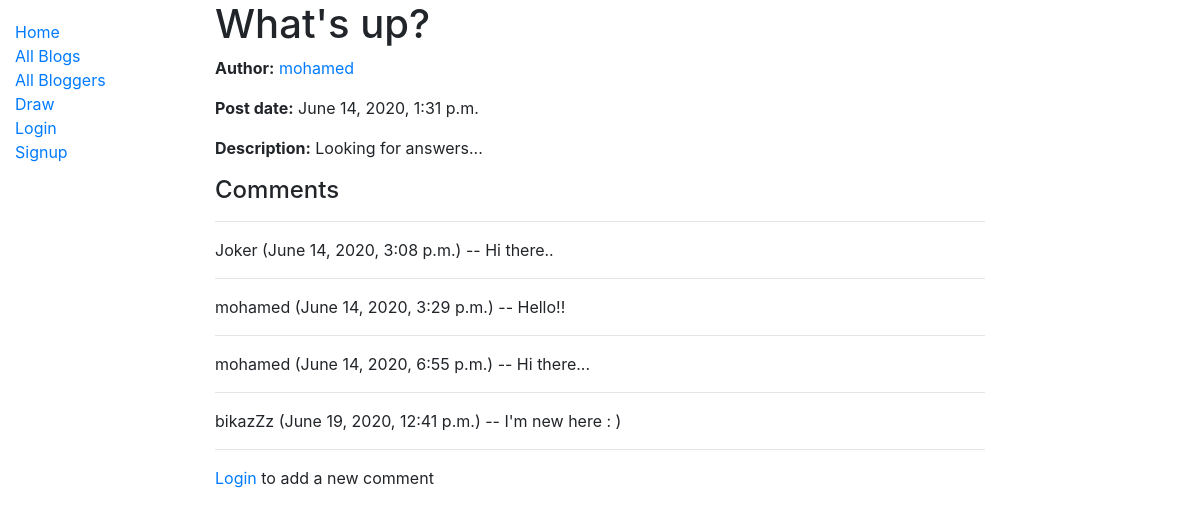
/blog/1, run on an earlier commit of the app's database.
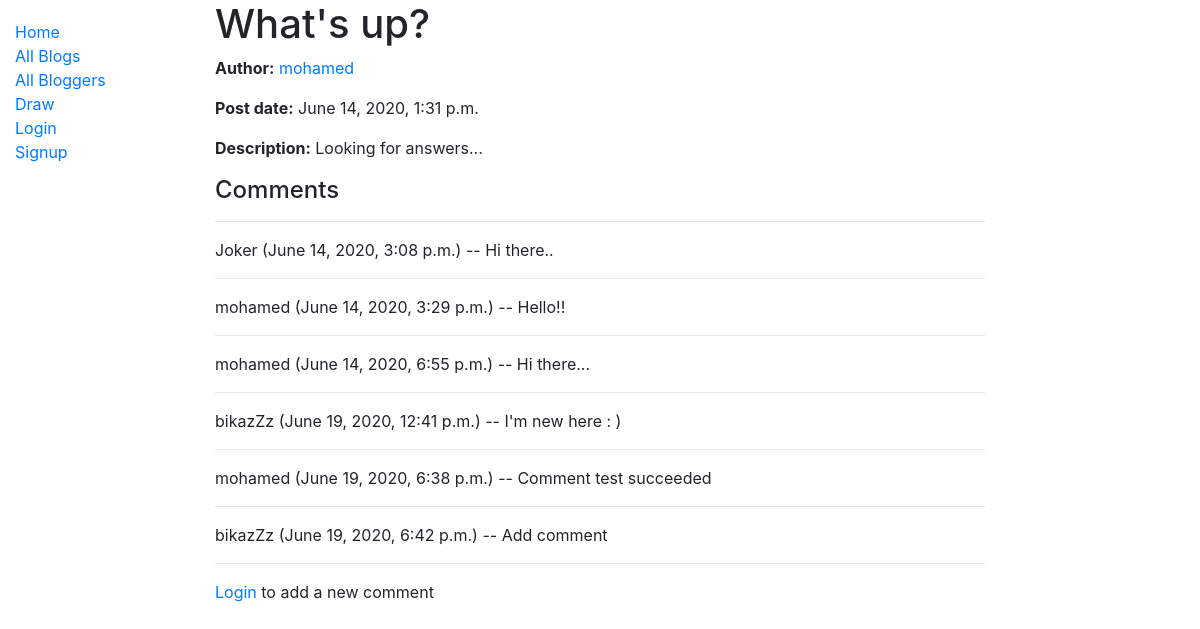
And on a later commit of the database.
### blog/models.py (models this page shows, shortened)
class Blog(models.Model):
    post = models.CharField(max_length=200)
    author = models.ForeignKey(Author, on_delete=models.SET_NULL, null=True, blank=True)
    description = models.TextField()
    date = models.DateTimeField(auto_now=True)

class Author(models.Model):
    name = models.OneToOneField(User, on_delete=models.SET_NULL, null=True)
    bio = models.TextField()
    class Meta:
        ordering = ['name']
    def __str__(self):
        return self.name.username
    def get_absolute_url(self):
        return reverse('author-detail', args=[str(self.id)])

class Comment(models.Model):
    comment_text = models.TextField(null=False)
    blog = models.ForeignKey(Blog, on_delete=models.CASCADE)
    author = models.ForeignKey(User, on_delete=models.SET_NULL, null=True, blank=True)
    date = models.DateTimeField(auto_now=True)
    def __str__(self):
        return self.comment_text

### blog/views.py (the view, shortened to what this page needs)
# urls.py: path('<int:pk>', views.BlogDetailView.as_view(), name='blog-detail'),
class BlogDetailView(FormMixin, generic.DetailView):
    model = Blog
    form_class = CommentForm
    def get_context_data(self, **kwargs):
        context = super(BlogDetailView, self).get_context_data(**kwargs)
        context['form'] = CommentForm()
        return context

### blog/templates/blog/blog_detail.html (shortened to what this page needs)
{% extends "base_generic.html" %}
{% block content %}
  <h1>{{ blog.post }}</h1>
  <p><strong>Author:</strong> <a href="{{ blog.author.get_absolute_url }}"> {{ blog.author }}</a></p>
  <p><strong>Post date:</strong> {{ blog.date }}</p>
  <p><strong>Description:</strong> {{ blog.description }}</p>
  <h4>Comments</h4>
  {% for comment in blog.comment_set.all %}
      <hr>
    <p>
        {{ comment.author }} ({{ comment.date }}) -- {{ comment }}
    </p>
    {% endfor %}
      <hr>
    {% if user.is_authenticated %}
  <form method="post" action="">
    {% csrf_token %}
    <div class="fieldWrapper" id="the_post">
        {{ form.as_p }}
    </div>
    <input type="submit" value="Comment">
  </form>
{% else %}
  <p><a href="{% url 'login'%}?next={{request.path}}">Login</a> to add a new comment</p>
{% endif %}
{% endblock %}

### blog/templates/base_generic.html (shortened to what this page needs)
<!DOCTYPE html>
<html lang="en">
<head>
  <link rel="stylesheet" href="https://stackpath.bootstrapcdn.com/bootstrap/4.1.3/css/bootstrap.min.css">
  {% load static %}
  <link rel="stylesheet" href="{% static 'css/styles.css' %}">
</head>
<body>
  <div class="container-fluid">
    <div class="row">
      <div class="col-sm-2">
      {% block sidebar %}
        <ul class="sidebar-nav">
            <li><a href="{% url 'index' %}">Home</a></li>
            <li><a href="{% url 'blogs' %}">All Blogs</a></li>
            <li><a href="{% url 'bloggers' %}">All Bloggers</a></li>
            <li><a href="{% url 'draw' %}">Draw</a></li>
            {% if user.is_authenticated %}
                <li>User: {{ user.get_username }}</li>
                <li><a href="{% url 'logout'%}?next={{request.path}}">Logout</a></li>
            {% else %}
                <li><a href="{% url 'login'%}?next={{request.path}}">Login</a></li>
                <li><a href="{% url 'signup'%}?next={{request.path}}">Signup</a></li>
            {% endif %}
        </ul>
     {% endblock %}
      </div>
      <div class="col-sm-8">
      {% block content %}{% endblock %}
      </div>
    </div>
  </div>
</body>
</html>

### blog/static/css/styles.css (style rules this page uses)
.sidebar-nav { margin-top: 20px; padding: 0; list-style: none; }

What changed in the data, as far as the page shows it:
added Comment: author "mohamed", date "June 19, 2020, 6:38 p.m.", comment_text "Comment test succeeded"
added Comment: author "bikazZz", date "June 19, 2020, 6:42 p.m.", comment_text "Add comment"
